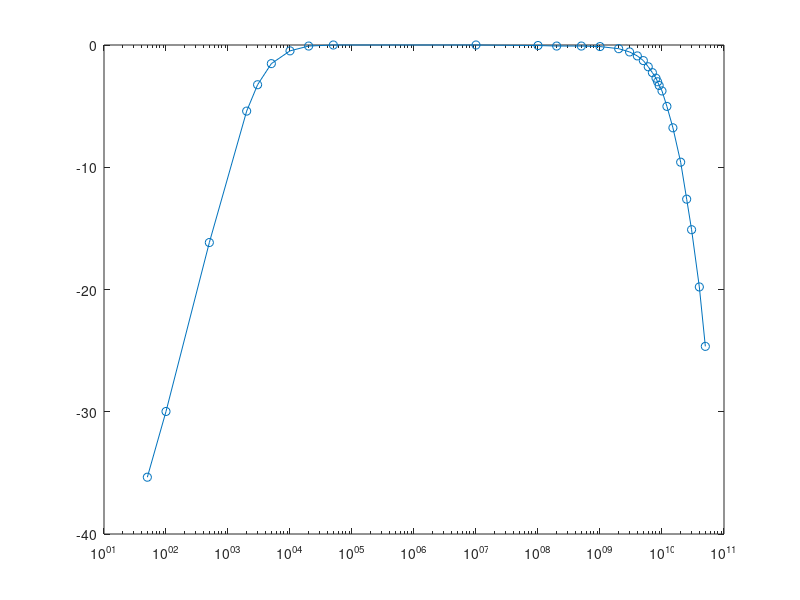

The MATLAB script that drew this image: (Note: this script raises an error after producing the figure.)
c_m=csvread('labo_tp1_ej4_sheet1.csv');
magMedida=20*log10(c_m(:,3)./c_m(:,2));
semilogx(c_m(:,1).*1000,magMedida,'-o');
formataxes('', 'Frecuencia (Hz)', 'Mangnitud (dB)')% legends
                
figure;                
semilogx(c_m(:,1).*1000,c_m(:,4), '-o');
formataxes('', 'Frecuencia (Hz)', 'Fase ($^\circ$)')% legends